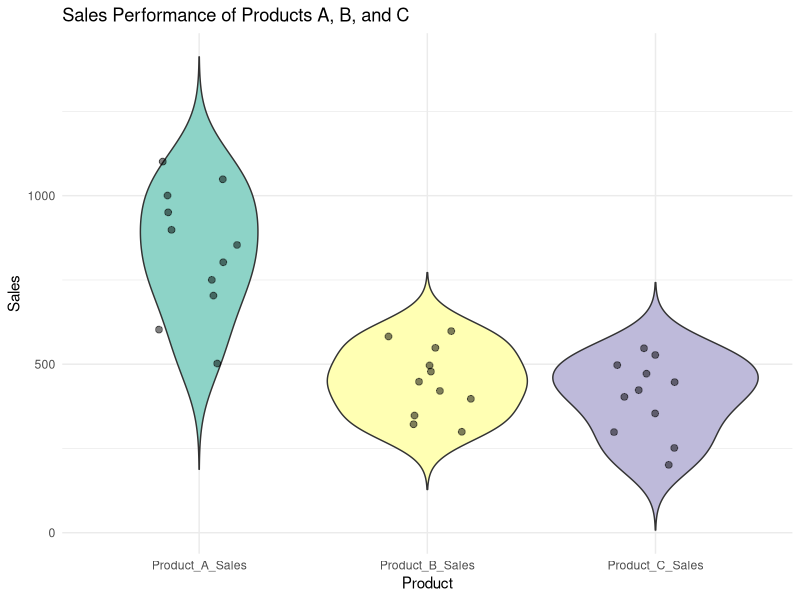

Generate this figure with R:
library(ggplot2)
library(reshape2)
sales_data <- data.frame(
  Month = c("Jan", "Feb", "Mar", "Apr", "May", "Jun", "Jul", "Aug", "Sep", "Oct", "Nov"),
  Product_A_Sales = c(500, 600, 700, 800, 750, 850, 900, 950, 1000, 1050, 1100),
  Product_B_Sales = c(300, 320, 350, 400, 420, 450, 480, 500, 550, 580, 600),
  Product_C_Sales = c(200, 250, 300, 350, 400, 420, 450, 470, 500, 530, 550)
)
sales_data_long <- melt(sales_data, id.vars = "Month", 
                        variable.name = "Product", value.name = "Sales")
ggplot(sales_data_long, aes(x = Product, y = Sales, fill = Product)) +
  geom_violin(trim = FALSE) +
  geom_jitter(width = 0.2, size = 2, alpha = 0.5) +
  labs(title = "Sales Performance of Products A, B, and C",
       x = "Product", y = "Sales") +
  theme_minimal() +
  scale_fill_brewer(palette = "Set3") +
  theme(legend.position = "none")
